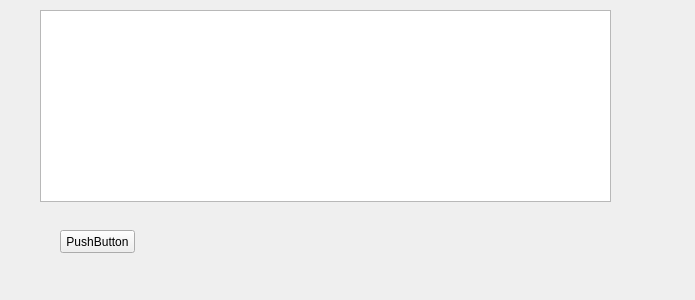
<?xml version="1.0" encoding="UTF-8"?>
<ui version="4.0">
 <class>Table</class>
 <widget class="QWidget" name="Table">
  <property name="geometry">
   <rect>
    <x>0</x>
    <y>0</y>
    <width>695</width>
    <height>300</height>
   </rect>
  </property>
  <property name="windowTitle">
   <string>Form</string>
  </property>
  <widget class="QPushButton" name="pushButton">
   <property name="geometry">
    <rect>
     <x>60</x>
     <y>230</y>
     <width>75</width>
     <height>23</height>
    </rect>
   </property>
   <property name="text">
    <string>PushButton</string>
   </property>
  </widget>
  <widget class="QTableWidget" name="tableWidget">
   <property name="geometry">
    <rect>
     <x>40</x>
     <y>10</y>
     <width>571</width>
     <height>192</height>
    </rect>
   </property>
  </widget>
 </widget>
 <resources/>
 <connections/>
</ui>
